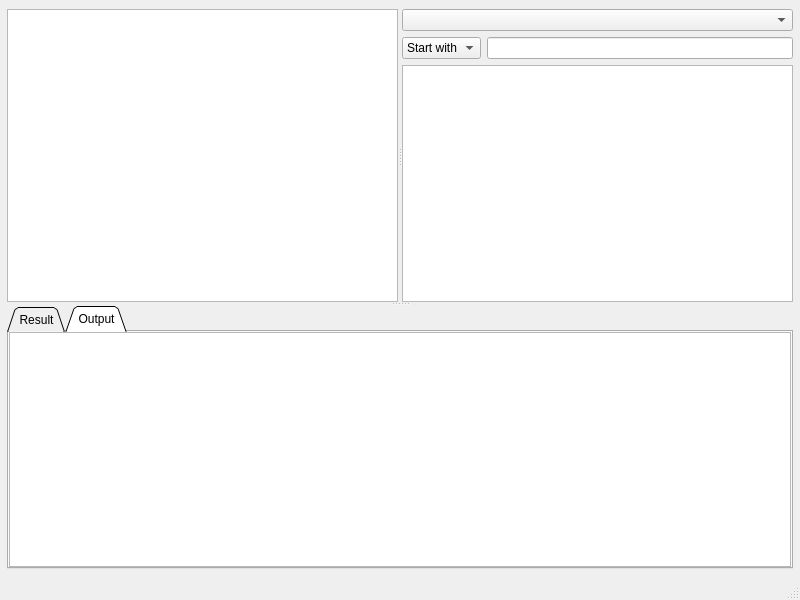
<?xml version="1.0" encoding="UTF-8"?>
<ui version="4.0">
 <class>MSql_win2</class>
 <widget class="QMainWindow" name="MSql_win2">
  <property name="geometry">
   <rect>
    <x>0</x>
    <y>0</y>
    <width>800</width>
    <height>600</height>
   </rect>
  </property>
  <widget class="QWidget" name="centralwidget">
   <property name="sizePolicy">
    <sizepolicy hsizetype="Expanding" vsizetype="Expanding">
     <horstretch>0</horstretch>
     <verstretch>0</verstretch>
    </sizepolicy>
   </property>
   <layout class="QGridLayout" name="gridLayout">
    <property name="leftMargin">
     <number>7</number>
    </property>
    <property name="rightMargin">
     <number>7</number>
    </property>
    <item row="0" column="0">
     <widget class="QSplitter" name="splitter">
      <property name="orientation">
       <enum>Qt::Vertical</enum>
      </property>
      <widget class="QSplitter" name="splitter_obj">
       <property name="orientation">
        <enum>Qt::Horizontal</enum>
       </property>
       <widget class="code_editor" name="e_sql">
        <property name="minimumSize">
         <size>
          <width>0</width>
          <height>100</height>
         </size>
        </property>
        <property name="font">
         <font>
          <family>Source Code Pro</family>
          <pointsize>11</pointsize>
         </font>
        </property>
       </widget>
       <widget class="QWidget" name="layoutWidget">
        <layout class="QVBoxLayout" name="verticalLayout">
         <item>
          <widget class="QComboBox" name="oggetti_db_scelta">
           <item>
            <property name="text">
             <string/>
            </property>
           </item>
           <item>
            <property name="text">
             <string>Tables</string>
            </property>
           </item>
           <item>
            <property name="text">
             <string>Package</string>
            </property>
           </item>
           <item>
            <property name="text">
             <string>Trigger</string>
            </property>
           </item>
           <item>
            <property name="text">
             <string>Procedures</string>
            </property>
           </item>
           <item>
            <property name="text">
             <string>Functions</string>
            </property>
           </item>
           <item>
            <property name="text">
             <string>Views</string>
            </property>
           </item>
          </widget>
         </item>
         <item>
          <layout class="QHBoxLayout" name="horizontalLayout">
           <item>
            <widget class="QComboBox" name="oggetti_db_tipo_ricerca">
             <item>
              <property name="text">
               <string>Start with</string>
              </property>
             </item>
             <item>
              <property name="text">
               <string>Like</string>
              </property>
             </item>
            </widget>
           </item>
           <item>
            <widget class="QLineEdit" name="oggetti_db_ricerca">
             <property name="inputMethodHints">
              <set>Qt::ImhNone</set>
             </property>
            </widget>
           </item>
          </layout>
         </item>
         <item>
          <widget class="QListView" name="oggetti_db_elenco">
           <property name="editTriggers">
            <set>QAbstractItemView::NoEditTriggers</set>
           </property>
           <property name="dragEnabled">
            <bool>true</bool>
           </property>
           <property name="dragDropMode">
            <enum>QAbstractItemView::DragOnly</enum>
           </property>
           <property name="alternatingRowColors">
            <bool>true</bool>
           </property>
           <property name="selectionMode">
            <enum>QAbstractItemView::ExtendedSelection</enum>
           </property>
          </widget>
         </item>
        </layout>
       </widget>
      </widget>
      <widget class="QTabWidget" name="o_tab_widget">
       <property name="tabShape">
        <enum>QTabWidget::Triangular</enum>
       </property>
       <property name="currentIndex">
        <number>1</number>
       </property>
       <widget class="QWidget" name="t_result">
        <attribute name="title">
         <string>Result</string>
        </attribute>
        <layout class="QVBoxLayout" name="verticalLayout_2">
         <property name="leftMargin">
          <number>0</number>
         </property>
         <property name="topMargin">
          <number>0</number>
         </property>
         <property name="rightMargin">
          <number>0</number>
         </property>
         <property name="bottomMargin">
          <number>0</number>
         </property>
         <item>
          <widget class="QTableWidget" name="o_table">
           <property name="alternatingRowColors">
            <bool>true</bool>
           </property>
           <property name="gridStyle">
            <enum>Qt::SolidLine</enum>
           </property>
           <property name="sortingEnabled">
            <bool>true</bool>
           </property>
           <attribute name="horizontalHeaderShowSortIndicator" stdset="0">
            <bool>true</bool>
           </attribute>
          </widget>
         </item>
        </layout>
       </widget>
       <widget class="QWidget" name="t_output">
        <attribute name="title">
         <string>Output</string>
        </attribute>
        <layout class="QVBoxLayout" name="verticalLayout_3">
         <property name="leftMargin">
          <number>0</number>
         </property>
         <property name="topMargin">
          <number>0</number>
         </property>
         <property name="rightMargin">
          <number>0</number>
         </property>
         <property name="bottomMargin">
          <number>0</number>
         </property>
         <item>
          <widget class="QPlainTextEdit" name="o_output">
           <property name="font">
            <font>
             <family>Courier</family>
             <pointsize>10</pointsize>
            </font>
           </property>
           <property name="readOnly">
            <bool>true</bool>
           </property>
          </widget>
         </item>
        </layout>
       </widget>
      </widget>
     </widget>
    </item>
   </layout>
  </widget>
  <widget class="QStatusBar" name="statusBar"/>
 </widget>
 <customwidgets>
  <customwidget>
   <class>code_editor</class>
   <extends>QPlainTextEdit</extends>
   <header>code_editor.h</header>
  </customwidget>
 </customwidgets>
 <resources>
  <include location="resource.qrc"/>
 </resources>
 <connections>
  <connection>
   <sender>oggetti_db_scelta</sender>
   <signal>currentTextChanged(QString)</signal>
   <receiver>MSql_win2</receiver>
   <slot>slot_oggetti_db_scelta()</slot>
   <hints>
    <hint type="sourcelabel">
     <x>787</x>
     <y>33</y>
    </hint>
    <hint type="destinationlabel">
     <x>599</x>
     <y>31</y>
    </hint>
   </hints>
  </connection>
  <connection>
   <sender>oggetti_db_tipo_ricerca</sender>
   <signal>currentTextChanged(QString)</signal>
   <receiver>MSql_win2</receiver>
   <slot>slot_oggetti_db_scelta()</slot>
   <hints>
    <hint type="sourcelabel">
     <x>488</x>
     <y>63</y>
    </hint>
    <hint type="destinationlabel">
     <x>795</x>
     <y>150</y>
    </hint>
   </hints>
  </connection>
  <connection>
   <sender>oggetti_db_ricerca</sender>
   <signal>editingFinished()</signal>
   <receiver>MSql_win2</receiver>
   <slot>slot_oggetti_db_scelta()</slot>
   <hints>
    <hint type="sourcelabel">
     <x>786</x>
     <y>63</y>
    </hint>
    <hint type="destinationlabel">
     <x>792</x>
     <y>103</y>
    </hint>
   </hints>
  </connection>
  <connection>
   <sender>oggetti_db_elenco</sender>
   <signal>doubleClicked(QModelIndex)</signal>
   <receiver>MSql_win2</receiver>
   <slot>slot_oggetti_db_doppio_click()</slot>
   <hints>
    <hint type="sourcelabel">
     <x>664</x>
     <y>132</y>
    </hint>
    <hint type="destinationlabel">
     <x>797</x>
     <y>225</y>
    </hint>
   </hints>
  </connection>
 </connections>
 <slots>
  <slot>slot_oggetti_db_scelta()</slot>
  <slot>slot_oggetti_db_doppio_click()</slot>
 </slots>
</ui>
